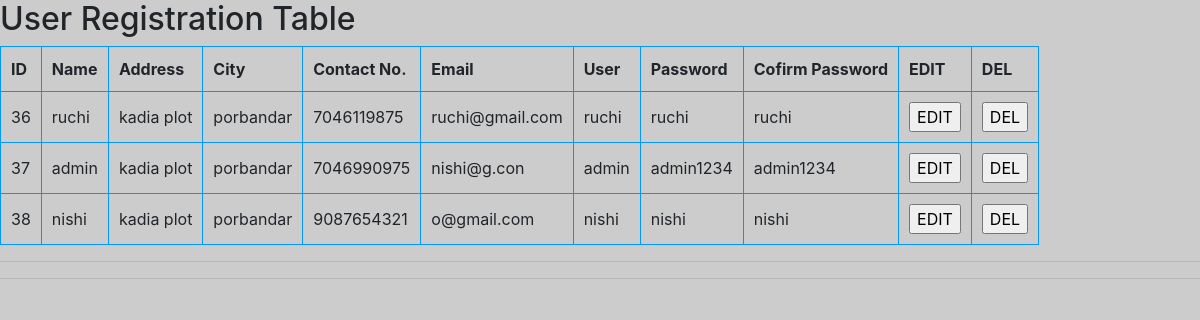
The page /del_sel_upd.php on the database its author committed.
### tables this page shows
CREATE TABLE `usertable` (
  `id` int(11) NOT NULL,
  `name` varchar(30) NOT NULL,
  `address` longtext NOT NULL,
  `city` varchar(30) NOT NULL,
  `mbno` varchar(15) NOT NULL,
  `email` varchar(100) NOT NULL,
  `user` varchar(50) NOT NULL,
  `password` varchar(50) NOT NULL,
  `conpass` varchar(50) NOT NULL
);

### del_sel_upd.php (the view, shortened to what this page needs)
<!DOCTYPE html PUBLIC "-//W3C//DTD XHTML 1.0 Transitional//EN" "http://www.w3.org/TR/xhtml1/DTD/xhtml1-transitional.dtd">
<html xmlns="http://www.w3.org/1999/xhtml">
<head>
<link rel="stylesheet" href="CSS/bootstrap.min.css" type="text/css" />
<link rel="stylesheet" href="CSS/userlogin.css" type="text/css" />
</head>
<body>
<h2>User Registration Table</h2>
<table border="1" cellspacing="0" cellpadding="10" bordercolor="#0099FF" style="border-collapse:collapse">
<tr>
	<th>ID</th>
    <th>Name</th>
    <th>Address</th>
    <th>City</th>
    <th>Contact No.</th>
    <th>Email</th>
    <th>User</th>
    <th>Password</th>
    <th>Cofirm Password</th>
    <th>EDIT</th>
    <th>DEL</th>
</tr>
<?php
$q_sel = "SELECT * FROM USERTABLE order by id";
$result = mysql_query($q_sel);
while($rec = mysql_fetch_array($result,MYSQL_BOTH))
{
?>
<tr>
	<td><?php echo $rec[0]; ?></td>
	<td><?php echo $rec[1]; ?></td>
	<td><?php echo $rec[2]; ?></td>
	<td><?php echo $rec[3]; ?></td>
    <td><?php echo $rec[4]; ?></td>
	<td><?php echo $rec[5]; ?></td>
    <td><?php echo $rec[6]; ?></td>
	<td><?php echo $rec[7]; ?></td>
    <td><?php echo $rec[8]; ?></td>
   	<form name="fe" action="" method="post">
    <td>
    <input type="submit" value="EDIT" name="s_edit" /></td>
    </form>
   	<form name="fd" action="" method="post">
    <td>
    <input type="submit" value="DEL" name="s_del" /></td>
    </form>
</tr>
<?php
}
?>
</table>
<hr />
<hr />

### CSS/userlogin.css (style rules this page uses)
body { background-size: cover; background-position: center; background-repeat: no-repeat; }

### del_sel_upd.php (style rules this page uses)
body { background-color:#CCCCCC; }

### rows shown on the page
usertable: id "36", name "ruchi", address "kadia plot", city "porbandar", mbno "7046119875", email "ruchi@gmail.com", user "ruchi", password "ruchi", conpass "ruchi"
usertable: id "37", name "admin", address "kadia plot", city "porbandar", mbno "7046990975", email "nishi@g.con", user "admin", password "admin1234", conpass "admin1234"
usertable: id "38", name "nishi", address "kadia plot", city "porbandar", mbno "9087654321", email "o@gmail.com", user "nishi", password "nishi", conpass "nishi"
